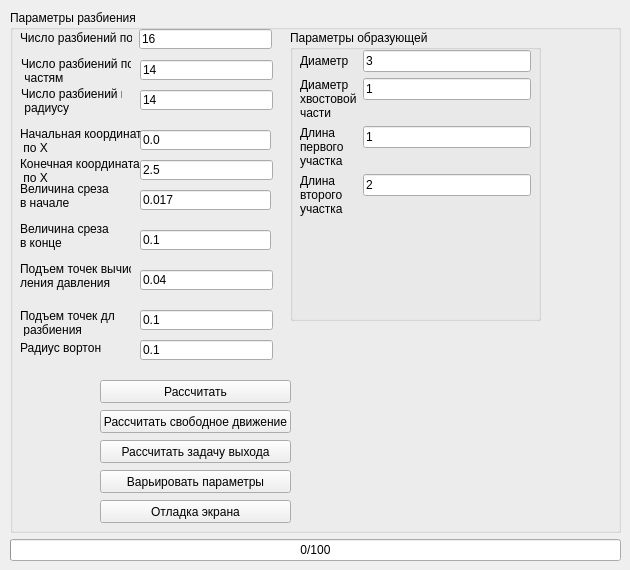
        <widget class="QWidget" name="tab_4">
         <attribute name="title">
          <string>Тело вращения со срезом</string>
         </attribute>
         <widget class="QWidget" name="layoutWidget">
          <property name="geometry">
           <rect>
            <x>10</x>
            <y>10</y>
            <width>611</width>
            <height>551</height>
           </rect>
          </property>
          <layout class="QVBoxLayout" name="verticalLayout">
           <item>
            <widget class="QGroupBox" name="groupBox_6">
             <property name="title">
              <string>Параметры разбиения</string>
             </property>
             <widget class="QLineEdit" name="epsilonRotationCutBodyLineEdit">
              <property name="geometry">
               <rect>
                <x>130</x>
                <y>330</y>
                <width>133</width>
                <height>20</height>
               </rect>
              </property>
              <property name="text">
               <string>0.1</string>
              </property>
             </widget>
             <widget class="QLabel" name="label_19">
              <property name="geometry">
               <rect>
                <x>10</x>
                <y>330</y>
                <width>81</width>
                <height>16</height>
               </rect>
              </property>
              <property name="text">
               <string>Радиус вортона</string>
              </property>
             </widget>
             <widget class="QLabel" name="label_33">
              <property name="geometry">
               <rect>
                <x>10</x>
                <y>250</y>
                <width>111</width>
                <height>31</height>
               </rect>
              </property>
              <property name="text">
               <string>Подъем точек вычис-
ления давления</string>
              </property>
             </widget>
             <widget class="QLineEdit" name="pointsRaisingRotationCutBodyLineEdit">
              <property name="geometry">
               <rect>
                <x>130</x>
                <y>260</y>
                <width>133</width>
                <height>20</height>
               </rect>
              </property>
              <property name="text">
               <string>0.04</string>
              </property>
             </widget>
             <widget class="QPushButton" name="rotationCutBodySolverPushButton">
              <property name="geometry">
               <rect>
                <x>90</x>
                <y>370</y>
                <width>191</width>
                <height>23</height>
               </rect>
              </property>
              <property name="text">
               <string>Рассчитать</string>
              </property>
             </widget>
             <widget class="QLabel" name="label_20">
              <property name="geometry">
               <rect>
                <x>10</x>
                <y>20</y>
                <width>112</width>
                <height>16</height>
               </rect>
              </property>
              <property name="text">
               <string>Число разбиений по φ</string>
              </property>
             </widget>
             <widget class="QLineEdit" name="fiRotationCutBodyLineEdit">
              <property name="geometry">
               <rect>
                <x>129</x>
                <y>19</y>
                <width>133</width>
                <height>20</height>
               </rect>
              </property>
              <property name="text">
               <string>16</string>
              </property>
             </widget>
             <widget class="QLabel" name="label_34">
              <property name="geometry">
               <rect>
                <x>11</x>
                <y>45</y>
                <width>110</width>
                <height>31</height>
               </rect>
              </property>
              <property name="text">
               <string>Число разбиений по 
 частям</string>
              </property>
             </widget>
             <widget class="QLineEdit" name="partRotationCutBodyLineEdit">
              <property name="geometry">
               <rect>
                <x>130</x>
                <y>50</y>
                <width>133</width>
                <height>20</height>
               </rect>
              </property>
              <property name="text">
               <string>14</string>
              </property>
             </widget>
             <widget class="QLabel" name="label_35">
              <property name="geometry">
               <rect>
                <x>10</x>
                <y>140</y>
                <width>121</width>
                <height>41</height>
               </rect>
              </property>
              <property name="text">
               <string>Конечная координата 
 по Х</string>
              </property>
             </widget>
             <widget class="QLineEdit" name="xEndRotationCutBodyLineEdit">
              <property name="geometry">
               <rect>
                <x>130</x>
                <y>150</y>
                <width>133</width>
                <height>20</height>
               </rect>
              </property>
              <property name="text">
               <string>2.5</string>
              </property>
             </widget>
             <widget class="QLabel" name="label_36">
              <property name="geometry">
               <rect>
                <x>10</x>
                <y>300</y>
                <width>94</width>
                <height>26</height>
               </rect>
              </property>
              <property name="text">
               <string>Подъем точек для 
 разбиения</string>
              </property>
             </widget>
             <widget class="QLineEdit" name="deltaRotationCutBodyFragmLineEdit">
              <property name="geometry">
               <rect>
                <x>130</x>
                <y>300</y>
                <width>133</width>
                <height>20</height>
               </rect>
              </property>
              <property name="text">
               <string>0.1</string>
              </property>
             </widget>
             <widget class="QLabel" name="label_37">
              <property name="geometry">
               <rect>
                <x>10</x>
                <y>110</y>
                <width>121</width>
                <height>41</height>
               </rect>
              </property>
              <property name="text">
               <string>Начальная координата 
 по Х</string>
              </property>
             </widget>
             <widget class="QLineEdit" name="xBegRotationCutBodyLineEdit">
              <property name="geometry">
               <rect>
                <x>130</x>
                <y>120</y>
                <width>131</width>
                <height>20</height>
               </rect>
              </property>
              <property name="text">
               <string>0.0</string>
              </property>
             </widget>
             <widget class="QLabel" name="label_38">
              <property name="geometry">
               <rect>
                <x>10</x>
                <y>170</y>
                <width>101</width>
                <height>31</height>
               </rect>
              </property>
              <property name="text">
               <string>Величина среза 
в начале</string>
              </property>
             </widget>
             <widget class="QLineEdit" name="sectionDistanceRotationCutBodyLineEdit">
              <property name="geometry">
               <rect>
                <x>130</x>
                <y>180</y>
                <width>131</width>
                <height>20</height>
               </rect>
              </property>
              <property name="text">
               <string>0.017</string>
              </property>
             </widget>
             <widget class="QLabel" name="label_39">
              <property name="geometry">
               <rect>
                <x>11</x>
                <y>75</y>
                <width>101</width>
                <height>31</height>
               </rect>
              </property>
              <property name="text">
               <string>Число разбиений по 
 радиусу</string>
              </property>
             </widget>
             <widget class="QLineEdit" name="radRotationCutBodyLineEdit">
              <property name="geometry">
               <rect>
                <x>130</x>
                <y>80</y>
                <width>133</width>
                <height>20</height>
               </rect>
              </property>
              <property name="text">
               <string>14</string>
              </property>
             </widget>
             <widget class="QPushButton" name="rotationCutBodyFreeMotionSolverPushButton">
              <property name="geometry">
               <rect>
                <x>90</x>
                <y>400</y>
                <width>191</width>
                <height>23</height>
               </rect>
              </property>
              <property name="text">
               <string>Рассчитать свободное движение</string>
              </property>
             </widget>
             <widget class="QPushButton" name="rotationCutBodyLaunchSolverPushButton">
              <property name="geometry">
               <rect>
                <x>90</x>
                <y>430</y>
                <width>191</width>
                <height>23</height>
               </rect>
              </property>
              <property name="text">
               <string>Рассчитать задачу выхода</string>
              </property>
             </widget>
             <widget class="QPushButton" name="variateRotationCutBodySolverPushButton">
              <property name="geometry">
               <rect>
                <x>90</x>
                <y>460</y>
                <width>191</width>
                <height>23</height>
               </rect>
              </property>
              <property name="text">
               <string>Варьировать параметры</string>
              </property>
             </widget>
             <widget class="QPushButton" name="rotationCutBodyNearScreenPushButton">
              <property name="geometry">
               <rect>
                <x>90</x>
                <y>490</y>
                <width>191</width>
                <height>23</height>
               </rect>
              </property>
              <property name="text">
               <string>Отладка экрана</string>
              </property>
             </widget>
             <widget class="QGroupBox" name="groupBox_2">
              <property name="geometry">
               <rect>
                <x>280</x>
                <y>20</y>
                <width>251</width>
                <height>291</height>
               </rect>
              </property>
              <property name="title">
               <string>Параметры образующей</string>
              </property>
              <widget class="QWidget" name="layoutWidget">
               <property name="geometry">
                <rect>
                 <x>10</x>
                 <y>20</y>
                 <width>231</width>
                 <height>201</height>
                </rect>
               </property>
               <layout class="QFormLayout" name="formLayout">
                <item row="0" column="0">
                 <widget class="QLabel" name="label_7">
                  <property name="text">
                   <string>Диаметр</string>
                  </property>
                 </widget>
                </item>
                <item row="0" column="1">
                 <widget class="QLineEdit" name="formingRBCDiameterLineEdit">
                  <property name="text">
                   <string>3</string>
                  </property>
                 </widget>
                </item>
                <item row="1" column="0">
                 <widget class="QLabel" name="label_8">
                  <property name="text">
                   <string>Диаметр 
хвостовой 
части</string>
                  </property>
                 </widget>
                </item>
                <item row="1" column="1">
                 <widget class="QLineEdit" name="formingRBCTailDiameterLineEdit">
                  <property name="text">
                   <string>1</string>
                  </property>
                 </widget>
                </item>
                <item row="2" column="0">
                 <widget class="QLabel" name="label_9">
                  <property name="text">
                   <string>Длина 
первого 
участка</string>
                  </property>
                 </widget>
                </item>
                <item row="3" column="0">
                 <widget class="QLabel" name="label_10">
                  <property name="text">
                   <string>Длина 
второго 
участка</string>
                  </property>
                 </widget>
                </item>
                <item row="2" column="1">
                 <widget class="QLineEdit" name="formingRBCSectorOneLength">
                  <property name="text">
                   <string>1</string>
                  </property>
                 </widget>
                </item>
                <item row="3" column="1">
                 <widget class="QLineEdit" name="formingRBCSectorTwoLength">
                  <property name="text">
                   <string>2</string>
                  </property>
                 </widget>
                </item>
               </layout>
              </widget>
             </widget>
             <widget class="QLineEdit" name="sectionEndDistanceRotationCutBodyLineEdit">
              <property name="geometry">
               <rect>
                <x>130</x>
                <y>220</y>
                <width>131</width>
                <height>20</height>
               </rect>
              </property>
              <property name="text">
               <string>0.1</string>
              </property>
             </widget>
             <widget class="QLabel" name="label_43">
              <property name="geometry">
               <rect>
                <x>10</x>
                <y>210</y>
                <width>101</width>
                <height>31</height>
               </rect>
              </property>
              <property name="text">
               <string>Величина среза 
в конце</string>
              </property>
             </widget>
            </widget>
           </item>
           <item>
            <widget class="QProgressBar" name="rotationCutBodyProgressBar">
             <property name="value">
              <number>0</number>
             </property>
             <property name="orientation">
              <enum>Qt::Horizontal</enum>
             </property>
             <property name="format">
              <string>%v/%m</string>
             </property>
            </widget>
           </item>
          </layout>
         </widget>
        </widget>
